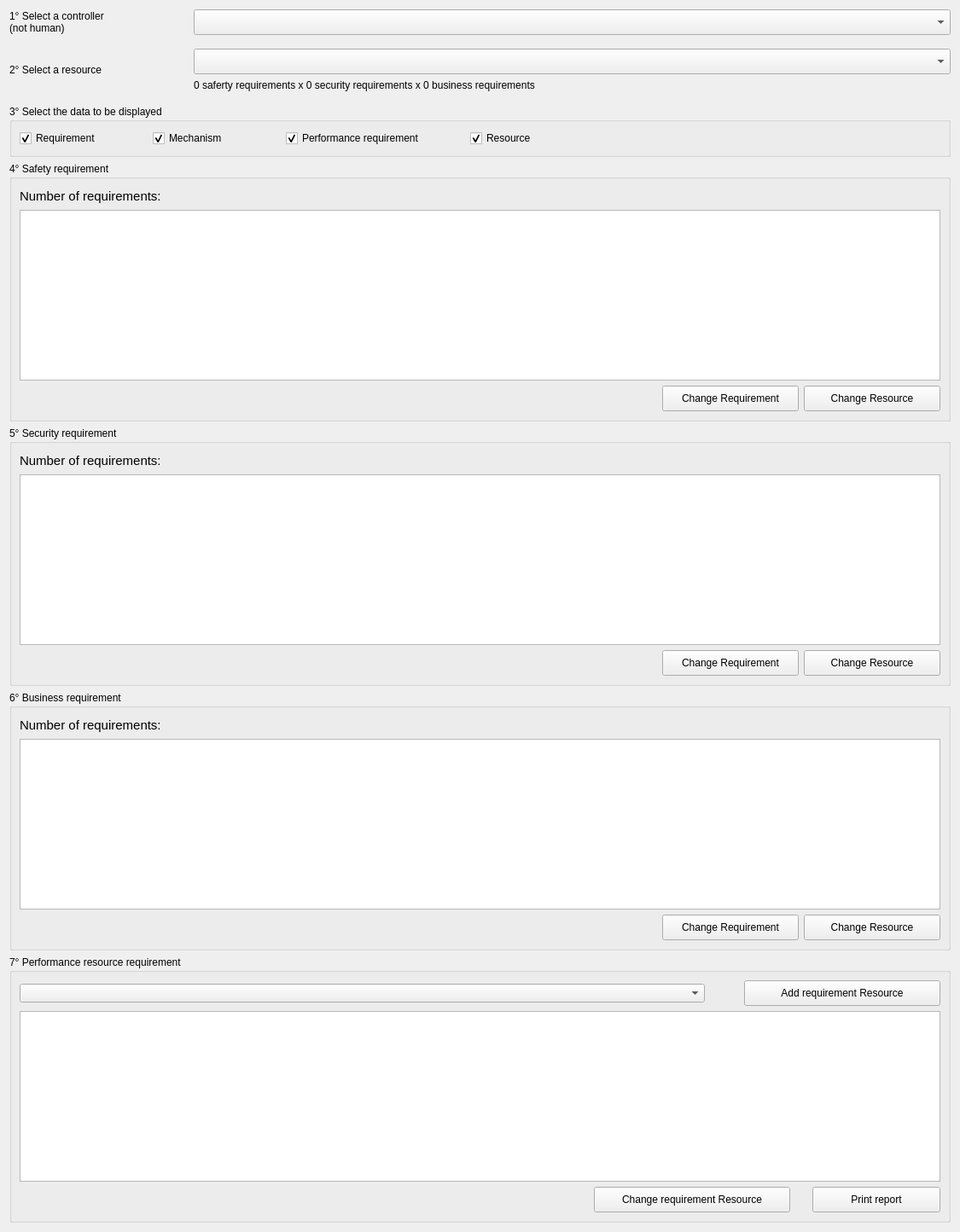
          <widget class="QWidget" name="scrollAreaWidgetContents_20">
           <property name="geometry">
            <rect>
             <x>0</x>
             <y>0</y>
             <width>1125</width>
             <height>1444</height>
            </rect>
           </property>
           <layout class="QGridLayout" name="gridLayout_75">
            <item row="0" column="0">
             <layout class="QHBoxLayout" name="horizontalLayout_125">
              <property name="bottomMargin">
               <number>10</number>
              </property>
              <item>
               <widget class="QLabel" name="label_110">
                <property name="minimumSize">
                 <size>
                  <width>210</width>
                  <height>0</height>
                 </size>
                </property>
                <property name="maximumSize">
                 <size>
                  <width>100</width>
                  <height>16777215</height>
                 </size>
                </property>
                <property name="text">
                 <string>1° Select a controller
(not human)</string>
                </property>
               </widget>
              </item>
              <item>
               <widget class="QComboBox" name="combobox_conflict_controller">
                <property name="minimumSize">
                 <size>
                  <width>0</width>
                  <height>30</height>
                 </size>
                </property>
                <property name="focusPolicy">
                 <enum>Qt::TabFocus</enum>
                </property>
                <property name="contextMenuPolicy">
                 <enum>Qt::DefaultContextMenu</enum>
                </property>
                <property name="toolTip">
                 <string>This list contains all controllers that are NOT HUMAN</string>
                </property>
               </widget>
              </item>
             </layout>
            </item>
            <item row="1" column="0">
             <layout class="QHBoxLayout" name="horizontalLayout_124">
              <property name="bottomMargin">
               <number>10</number>
              </property>
              <item>
               <widget class="QLabel" name="label_111">
                <property name="minimumSize">
                 <size>
                  <width>210</width>
                  <height>0</height>
                 </size>
                </property>
                <property name="maximumSize">
                 <size>
                  <width>210</width>
                  <height>16777215</height>
                 </size>
                </property>
                <property name="text">
                 <string>2° Select a resource</string>
                </property>
               </widget>
              </item>
              <item>
               <layout class="QVBoxLayout" name="verticalLayout_73">
                <item>
                 <widget class="QComboBox" name="combobox_conflict_resource">
                  <property name="minimumSize">
                   <size>
                    <width>0</width>
                    <height>30</height>
                   </size>
                  </property>
                  <property name="focusPolicy">
                   <enum>Qt::TabFocus</enum>
                  </property>
                  <property name="contextMenuPolicy">
                   <enum>Qt::DefaultContextMenu</enum>
                  </property>
                  <property name="toolTip">
                   <string>This list contains all controllers that are NOT HUMAN</string>
                  </property>
                 </widget>
                </item>
                <item>
                 <widget class="QLabel" name="lbl_req_conflict">
                  <property name="text">
                   <string>0 saferty requirements x 0 security requirements x 0 business requirements</string>
                  </property>
                 </widget>
                </item>
               </layout>
              </item>
             </layout>
            </item>
            <item row="2" column="0">
             <widget class="QGroupBox" name="groupBox_40">
              <property name="title">
               <string>3° Select the data to be displayed</string>
              </property>
              <layout class="QGridLayout" name="gridLayout_73">
               <item row="0" column="0">
                <layout class="QHBoxLayout" name="horizontalLayout_123">
                 <item>
                  <widget class="QCheckBox" name="checkbox_conflict_requirement">
                   <property name="minimumSize">
                    <size>
                     <width>150</width>
                     <height>0</height>
                    </size>
                   </property>
                   <property name="text">
                    <string>Requirement</string>
                   </property>
                   <property name="checked">
                    <bool>true</bool>
                   </property>
                  </widget>
                 </item>
                 <item>
                  <widget class="QCheckBox" name="checkbox_conflict_mechanism">
                   <property name="minimumSize">
                    <size>
                     <width>150</width>
                     <height>0</height>
                    </size>
                   </property>
                   <property name="text">
                    <string>Mechanism</string>
                   </property>
                   <property name="checked">
                    <bool>true</bool>
                   </property>
                  </widget>
                 </item>
                 <item>
                  <widget class="QCheckBox" name="checkbox_conflict_pef_requirement">
                   <property name="minimumSize">
                    <size>
                     <width>210</width>
                     <height>0</height>
                    </size>
                   </property>
                   <property name="text">
                    <string>Performance requirement</string>
                   </property>
                   <property name="checked">
                    <bool>true</bool>
                   </property>
                  </widget>
                 </item>
                 <item>
                  <widget class="QCheckBox" name="checkbox_conflict_resource">
                   <property name="minimumSize">
                    <size>
                     <width>150</width>
                     <height>0</height>
                    </size>
                   </property>
                   <property name="text">
                    <string>Resource</string>
                   </property>
                   <property name="checked">
                    <bool>true</bool>
                   </property>
                  </widget>
                 </item>
                 <item>
                  <spacer name="horizontalSpacer_60">
                   <property name="orientation">
                    <enum>Qt::Horizontal</enum>
                   </property>
                   <property name="sizeHint" stdset="0">
                    <size>
                     <width>40</width>
                     <height>20</height>
                    </size>
                   </property>
                  </spacer>
                 </item>
                </layout>
               </item>
              </layout>
             </widget>
            </item>
            <item row="3" column="0">
             <widget class="QGroupBox" name="groupBox_33">
              <property name="title">
               <string>4° Safety requirement</string>
              </property>
              <layout class="QGridLayout" name="gridLayout_69">
               <item row="0" column="0">
                <widget class="QLabel" name="lbl_saf_conflict">
                 <property name="font">
                  <font>
                   <pointsize>11</pointsize>
                  </font>
                 </property>
                 <property name="text">
                  <string>Number of requirements:</string>
                 </property>
                </widget>
               </item>
               <item row="1" column="0">
                <widget class="QListWidget" name="listwidget_saf_conflict_requirement">
                 <property name="minimumSize">
                  <size>
                   <width>0</width>
                   <height>200</height>
                  </size>
                 </property>
                 <property name="maximumSize">
                  <size>
                   <width>16777215</width>
                   <height>200</height>
                  </size>
                 </property>
                 <property name="font">
                  <font>
                   <pointsize>11</pointsize>
                  </font>
                 </property>
                 <property name="autoFillBackground">
                  <bool>false</bool>
                 </property>
                 <property name="alternatingRowColors">
                  <bool>true</bool>
                 </property>
                 <property name="wordWrap">
                  <bool>true</bool>
                 </property>
                </widget>
               </item>
               <item row="2" column="0">
                <layout class="QHBoxLayout" name="horizontalLayout_121">
                 <item>
                  <spacer name="horizontalSpacer_59">
                   <property name="orientation">
                    <enum>Qt::Horizontal</enum>
                   </property>
                   <property name="sizeHint" stdset="0">
                    <size>
                     <width>40</width>
                     <height>20</height>
                    </size>
                   </property>
                  </spacer>
                 </item>
                 <item>
                  <widget class="QPushButton" name="button_conflict_saf_req">
                   <property name="minimumSize">
                    <size>
                     <width>160</width>
                     <height>30</height>
                    </size>
                   </property>
                   <property name="maximumSize">
                    <size>
                     <width>160</width>
                     <height>30</height>
                    </size>
                   </property>
                   <property name="text">
                    <string>Change Requirement</string>
                   </property>
                  </widget>
                 </item>
                 <item>
                  <widget class="QPushButton" name="button_conflict_saf_res">
                   <property name="minimumSize">
                    <size>
                     <width>160</width>
                     <height>30</height>
                    </size>
                   </property>
                   <property name="maximumSize">
                    <size>
                     <width>160</width>
                     <height>30</height>
                    </size>
                   </property>
                   <property name="text">
                    <string>Change Resource</string>
                   </property>
                  </widget>
                 </item>
                </layout>
               </item>
              </layout>
             </widget>
            </item>
            <item row="4" column="0">
             <widget class="QGroupBox" name="groupBox_34">
              <property name="title">
               <string>5° Security requirement</string>
              </property>
              <layout class="QGridLayout" name="gridLayout_71">
               <item row="0" column="0">
                <widget class="QLabel" name="lbl_sec_conflict">
                 <property name="font">
                  <font>
                   <pointsize>11</pointsize>
                  </font>
                 </property>
                 <property name="text">
                  <string>Number of requirements:</string>
                 </property>
                </widget>
               </item>
               <item row="1" column="0">
                <widget class="QListWidget" name="listwidget_sec_conflict_requirement">
                 <property name="minimumSize">
                  <size>
                   <width>0</width>
                   <height>200</height>
                  </size>
                 </property>
                 <property name="maximumSize">
                  <size>
                   <width>16777215</width>
                   <height>200</height>
                  </size>
                 </property>
                 <property name="font">
                  <font>
                   <pointsize>11</pointsize>
                  </font>
                 </property>
                 <property name="autoFillBackground">
                  <bool>false</bool>
                 </property>
                 <property name="alternatingRowColors">
                  <bool>true</bool>
                 </property>
                 <property name="wordWrap">
                  <bool>true</bool>
                 </property>
                </widget>
               </item>
               <item row="2" column="0">
                <layout class="QHBoxLayout" name="horizontalLayout_119">
                 <item>
                  <spacer name="horizontalSpacer_58">
                   <property name="orientation">
                    <enum>Qt::Horizontal</enum>
                   </property>
                   <property name="sizeHint" stdset="0">
                    <size>
                     <width>40</width>
                     <height>20</height>
                    </size>
                   </property>
                  </spacer>
                 </item>
                 <item>
                  <widget class="QPushButton" name="button_conflict_sec_req">
                   <property name="minimumSize">
                    <size>
                     <width>160</width>
                     <height>30</height>
                    </size>
                   </property>
                   <property name="maximumSize">
                    <size>
                     <width>160</width>
                     <height>30</height>
                    </size>
                   </property>
                   <property name="text">
                    <string>Change Requirement</string>
                   </property>
                  </widget>
                 </item>
                 <item>
                  <widget class="QPushButton" name="button_conflict_sec_res">
                   <property name="minimumSize">
                    <size>
                     <width>160</width>
                     <height>30</height>
                    </size>
                   </property>
                   <property name="maximumSize">
                    <size>
                     <width>160</width>
                     <height>30</height>
                    </size>
                   </property>
                   <property name="text">
                    <string>Change Resource</string>
                   </property>
                  </widget>
                 </item>
                </layout>
               </item>
              </layout>
             </widget>
            </item>
            <item row="5" column="0">
             <widget class="QGroupBox" name="groupBox_38">
              <property name="title">
               <string>6° Business requirement</string>
              </property>
              <layout class="QGridLayout" name="gridLayout_72">
               <item row="0" column="0">
                <widget class="QLabel" name="lbl_bus_conflict">
                 <property name="font">
                  <font>
                   <pointsize>11</pointsize>
                  </font>
                 </property>
                 <property name="text">
                  <string>Number of requirements:</string>
                 </property>
                </widget>
               </item>
               <item row="1" column="0">
                <widget class="QListWidget" name="listwidget_bus_conflict_requirement">
                 <property name="minimumSize">
                  <size>
                   <width>0</width>
                   <height>200</height>
                  </size>
                 </property>
                 <property name="maximumSize">
                  <size>
                   <width>16777215</width>
                   <height>200</height>
                  </size>
                 </property>
                 <property name="font">
                  <font>
                   <pointsize>11</pointsize>
                  </font>
                 </property>
                 <property name="autoFillBackground">
                  <bool>false</bool>
                 </property>
                 <property name="alternatingRowColors">
                  <bool>true</bool>
                 </property>
                 <property name="wordWrap">
                  <bool>true</bool>
                 </property>
                </widget>
               </item>
               <item row="2" column="0">
                <layout class="QHBoxLayout" name="horizontalLayout_117">
                 <item>
                  <spacer name="horizontalSpacer_57">
                   <property name="orientation">
                    <enum>Qt::Horizontal</enum>
                   </property>
                   <property name="sizeHint" stdset="0">
                    <size>
                     <width>40</width>
                     <height>20</height>
                    </size>
                   </property>
                  </spacer>
                 </item>
                 <item>
                  <widget class="QPushButton" name="button_conflict_bus_req">
                   <property name="minimumSize">
                    <size>
                     <width>160</width>
                     <height>30</height>
                    </size>
                   </property>
                   <property name="maximumSize">
                    <size>
                     <width>160</width>
                     <height>30</height>
                    </size>
                   </property>
                   <property name="text">
                    <string>Change Requirement</string>
                   </property>
                  </widget>
                 </item>
                 <item>
                  <widget class="QPushButton" name="button_conflict_bus_res">
                   <property name="minimumSize">
                    <size>
                     <width>160</width>
                     <height>30</height>
                    </size>
                   </property>
                   <property name="maximumSize">
                    <size>
                     <width>160</width>
                     <height>30</height>
                    </size>
                   </property>
                   <property name="text">
                    <string>Change Resource</string>
                   </property>
                  </widget>
                 </item>
                </layout>
               </item>
              </layout>
             </widget>
            </item>
            <item row="6" column="0">
             <widget class="QGroupBox" name="groupBox_41">
              <property name="title">
               <string>7° Performance resource requirement</string>
              </property>
              <layout class="QGridLayout" name="gridLayout_74">
               <item row="0" column="0">
                <layout class="QHBoxLayout" name="horizontalLayout_128">
                 <item>
                  <widget class="QComboBox" name="combobox_conflict_resource_performance"/>
                 </item>
                 <item>
                  <spacer name="horizontalSpacer_61">
                   <property name="orientation">
                    <enum>Qt::Horizontal</enum>
                   </property>
                   <property name="sizeType">
                    <enum>QSizePolicy::Maximum</enum>
                   </property>
                   <property name="sizeHint" stdset="0">
                    <size>
                     <width>40</width>
                     <height>20</height>
                    </size>
                   </property>
                  </spacer>
                 </item>
                 <item>
                  <widget class="QPushButton" name="button_conflict_res_create">
                   <property name="minimumSize">
                    <size>
                     <width>230</width>
                     <height>30</height>
                    </size>
                   </property>
                   <property name="maximumSize">
                    <size>
                     <width>230</width>
                     <height>30</height>
                    </size>
                   </property>
                   <property name="text">
                    <string>Add requirement Resource</string>
                   </property>
                  </widget>
                 </item>
                </layout>
               </item>
               <item row="1" column="0">
                <widget class="QListWidget" name="listwidget_conflict_resource_requirement">
                 <property name="minimumSize">
                  <size>
                   <width>0</width>
                   <height>200</height>
                  </size>
                 </property>
                 <property name="maximumSize">
                  <size>
                   <width>16777215</width>
                   <height>200</height>
                  </size>
                 </property>
                 <property name="font">
                  <font>
                   <pointsize>11</pointsize>
                  </font>
                 </property>
                 <property name="autoFillBackground">
                  <bool>false</bool>
                 </property>
                 <property name="alternatingRowColors">
                  <bool>true</bool>
                 </property>
                 <property name="wordWrap">
                  <bool>true</bool>
                 </property>
                </widget>
               </item>
               <item row="2" column="0">
                <layout class="QHBoxLayout" name="horizontalLayout_109">
                 <item>
                  <spacer name="horizontalSpacer_62">
                   <property name="orientation">
                    <enum>Qt::Horizontal</enum>
                   </property>
                   <property name="sizeHint" stdset="0">
                    <size>
                     <width>40</width>
                     <height>20</height>
                    </size>
                   </property>
                  </spacer>
                 </item>
                 <item>
                  <widget class="QPushButton" name="button_conflict_res_change">
                   <property name="minimumSize">
                    <size>
                     <width>230</width>
                     <height>30</height>
                    </size>
                   </property>
                   <property name="maximumSize">
                    <size>
                     <width>230</width>
                     <height>30</height>
                    </size>
                   </property>
                   <property name="text">
                    <string>Change requirement Resource</string>
                   </property>
                  </widget>
                 </item>
                 <item>
                  <spacer name="horizontalSpacer_44">
                   <property name="orientation">
                    <enum>Qt::Horizontal</enum>
                   </property>
                   <property name="sizeType">
                    <enum>QSizePolicy::Maximum</enum>
                   </property>
                   <property name="sizeHint" stdset="0">
                    <size>
                     <width>20</width>
                     <height>20</height>
                    </size>
                   </property>
                  </spacer>
                 </item>
                 <item>
                  <widget class="QPushButton" name="button_conflict_res_print_report">
                   <property name="minimumSize">
                    <size>
                     <width>150</width>
                     <height>30</height>
                    </size>
                   </property>
                   <property name="maximumSize">
                    <size>
                     <width>150</width>
                     <height>30</height>
                    </size>
                   </property>
                   <property name="text">
                    <string>Print report</string>
                   </property>
                  </widget>
                 </item>
                </layout>
               </item>
              </layout>
             </widget>
            </item>
           </layout>
          </widget>
